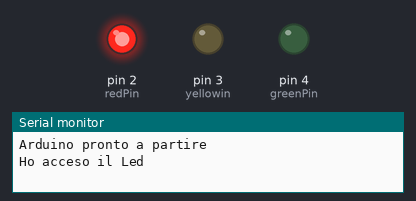
A sketch run on a simulated Arduino Uno, built with avr-gcc and run on an emulated ATmega328P. On the bench: output pins drawn as LEDs (lit = HIGH), the last lines printed to the serial monitor.

Above: at 2.5 s.
At 7.5 s:
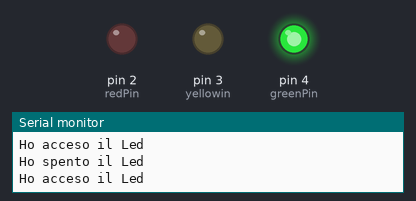
At 11.0 s:
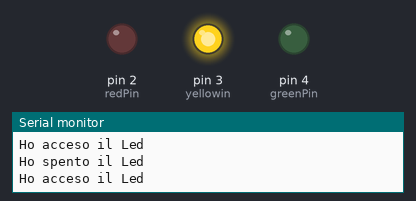
Timing chart, 0 to 15.6 s (numbered marks = the images above):
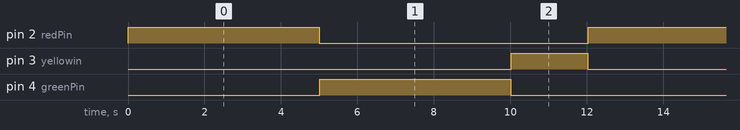

Measured:
- by itself, pin 2 (redPin), pin 4 (greenPin): alternates HIGH for 5.0 s and LOW for 7.0 s
- by itself, pin 3 (yellowin): alternates HIGH for 2.0 s and LOW for 10.0 s
- by itself, everything shown: repeats every 12.0 s, in 6 steps

The sketch:

led.ino
```cpp
// Definizione del pin del LED
const int redPin = 2; // Pin digitale 2
const int yellowin = 3;
const int greenPin = 4;
const int startPin = 2;
int currentPin;
int startDelay;

void setup() {
  // Imposta il pin come uscita
  pinMode(redPin, OUTPUT);
  pinMode(yellowin, OUTPUT);
  pinMode(greenPin, OUTPUT);
  currentPin = 0;
  startDelay = 5000;
  // Inizializzazione serial monitor
  Serial.begin(9600);
  Serial.println("Arduino pronto a partire");
}

int getPin(int pin){
  switch(pin){
    case 2: return 4;
    break;
    case 3: return 2;
    break;
    case 4: return 3;
    break;
    default: return startPin;
  }
}

int getDelayHIGH(int pin){
  switch(pin){
    case 2: return 5000;
    break;
    case 3: return 2000;
    break;
    case 4: return 5000;
    break;
    default: return startDelay;
  }
}

void loop() {
  currentPin = getPin(currentPin);
  digitalWrite(currentPin, HIGH); // Accendi il LED
  Serial.println("Ho acceso il Led");
  delay(getDelayHIGH(currentPin));               // Aspetta 1 secondo
  digitalWrite(currentPin, LOW);  // Spegni il LED
  Serial.println("Ho spento il Led");
  delay(10);              // Aspetta 1 secondo
}
```
